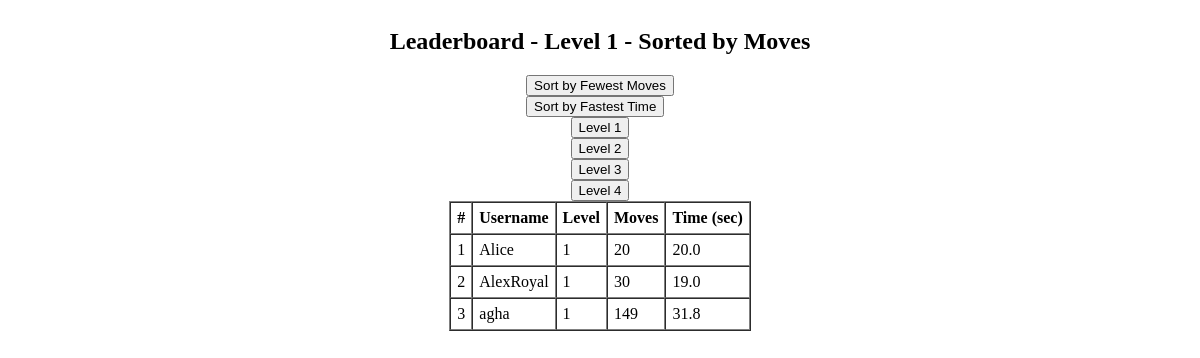
Page /leaderboard/moves/1 on the earlier database version.
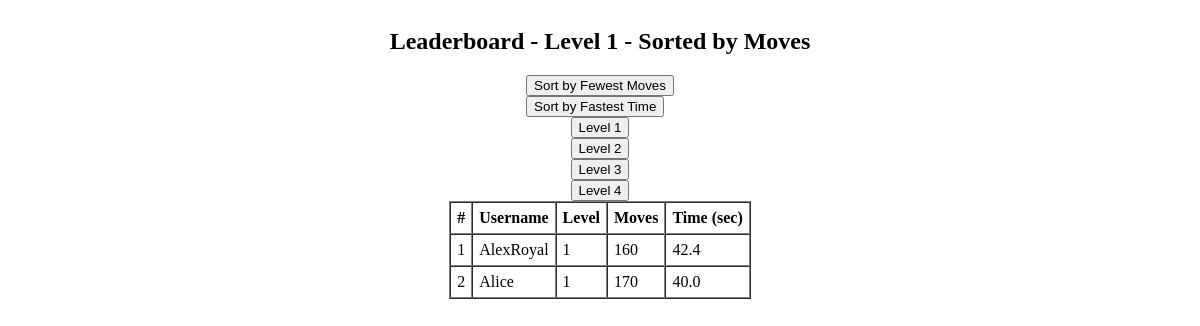
Same page on the later database version.
### server.py (models this page shows)
class ScoreMoves(db.Model):
    score_id = db.Column(db.Integer, primary_key=True)
    username = db.Column(db.String(20), nullable=False)
    level = db.Column(db.String(30), nullable=False)
    moves = db.Column(db.Integer, nullable=False)
    time_taken = db.Column(db.Float, nullable=False)
    __table_args__ = (
        db.UniqueConstraint('username', 'level', name='unique_username_level'),
    )

### server.py (the view)
@app.route('/leaderboard/moves/<level>')
def leaderboard_moves(level):
    scores = ScoreMoves.query.filter_by(level=level).order_by(ScoreMoves.moves.asc()).all()
    return render_template('leaderboard.html', scores=scores, selected_level=level, mode='moves')

### templates/leaderboard.html (shortened to what this page needs)
<!DOCTYPE html>
<html lang="en">
<head>
    <link rel="stylesheet" href="{{ url_for('static', filename='css/styleleaderboard.css') }}">
</head>
<body>
    <div class="leaderboard-container">
        {% if selected_level %}
            <h2>Leaderboard - Level {{ selected_level }} - Sorted by {{ mode|capitalize }}</h2>
            <div class="sort-buttons">
                <form action="{{ url_for('leaderboard_moves', level=selected_level) }}" method="get">
                    <button type="submit">Sort by Fewest Moves</button>
                </form>
                <form action="{{ url_for('leaderboard_time', level=selected_level) }}" method="get">
                    <button type="submit">Sort by Fastest Time</button>
                </form>
            </div>
        {% endif %}
        <div class="level-buttons">
            <form action="{{ url_for('leaderboard_' + mode, level='1') }}" method="get"><button>Level 1</button></form>
            <form action="{{ url_for('leaderboard_' + mode, level='2') }}" method="get"><button>Level 2</button></form>
            <form action="{{ url_for('leaderboard_' + mode, level='3') }}" method="get"><button>Level 3</button></form>
            <form action="{{ url_for('leaderboard_' + mode, level='4') }}" method="get"><button>Level 4</button></form>
        </div>
        <table border="1" cellspacing="0" cellpadding="6">
            <tr>
                <th>#</th>
                <th>Username</th>
                <th>Level</th>
                <th>Moves</th>
                <th>Time (sec)</th>
            </tr>
            {% for score in scores %}
            <tr>
                <td>{{ loop.index }}</td>
                <td>{{ score.username }}</td>
                <td>{{ score.level }}</td>
                <td>{{ score.moves }}</td>
                <td>{{ score.time_taken }}</td>
            </tr>
            {% endfor %}
        </table>
    </div>
</body>
</html>

### static/css/styleleaderboard.css (style rules this page uses)
.leaderboard-container { display: flex; flex-direction: column; align-items: center; }

Differences in the rows shown:
removed ScoreMoves: username "agha", level "1", moves "149", time_taken "31.8"
changed ScoreMoves "AlexRoyal": moves "30" → "160"; time_taken "19.0" → "42.4"; moves up the list
changed ScoreMoves "Alice": moves "20" → "170"; time_taken "20.0" → "40.0"
